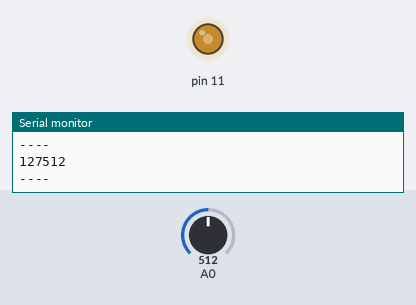
A sketch run on a simulated Arduino Uno, built with avr-gcc and run on an emulated ATmega328P. Shown: output pins drawn as LEDs (lit = HIGH), the last lines printed to the serial monitor. The inputs (shaded band) are chosen by the test bench; at power-on: A0 = 512.

Above: at 1.2 s.
1.3 s: A0 set to 716
At 2.4 s:
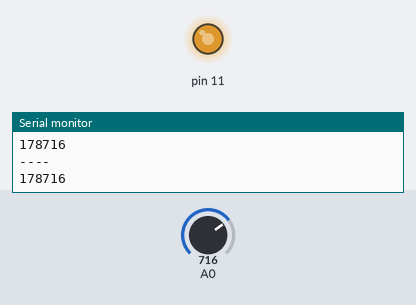
2.8 s: A0 set to 900
At 3.6 s:
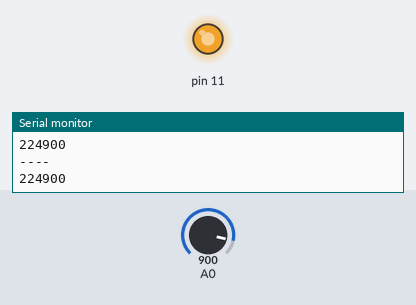
4.3 s: A0 set to 122
At 4.7 s:
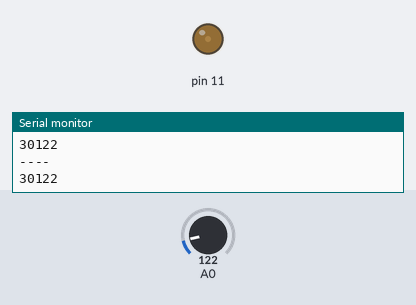
5.8 s: A0 set to 0
At 7.0 s:
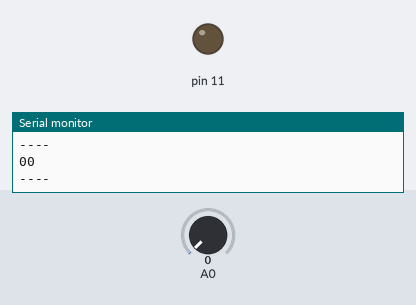
7.3 s: A0 set to 511
At 7.6 s:
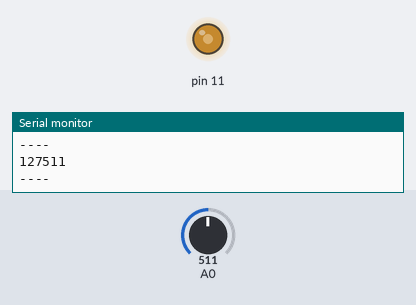
Timing chart, 0 to 9.8 s (numbered marks = the images above; inputs shaded):
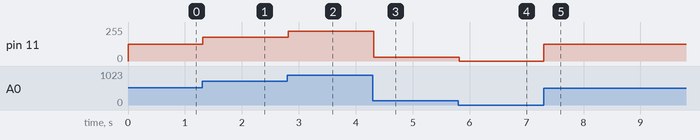

Measured:
- after the input at 1.3 s, pin 11: 127/255 → 178/255 at once
- after the input at 2.8 s, pin 11: 178/255 → 224/255 at once
- after the input at 4.3 s, pin 11: 224/255 → 30/255 at once
- after the input at 5.8 s, pin 11: 30/255 → 0/255 at once
- after the input at 7.3 s, pin 11: 0/255 → 127/255 at once

The sketch:

Membrane_Potentiometer.ino
```cpp
void setup()
{
  Serial.begin(9600);
}

void loop()
{
  int pv = analogRead(A0);
  int mappedVal = map(pv,0,1023,0,255);
  Serial.println(pv);
  Serial.println("----");
  Serial.print(mappedVal);
  analogWrite(11,mappedVal);
  delay(20);
}
```
